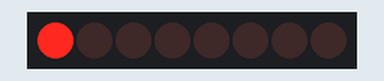
Bench run of a sketch on a simulated Arduino Uno, built with avr-gcc and run on an emulated ATmega328P. Shown: 8 shift-register outputs drawn as a row of LEDs (first output left, lit = HIGH). Wiring (inferred from the names in the program): shift register (74HC595): data pin 11; shift clock pin 12; latch pin 8. Wiring (inferred from the signals the program sends): row of LEDs: on Q0, Q1, Q2, Q3, Q4, Q5, Q6, Q7.

Above: at 0.05 s.
At 0.45 s:
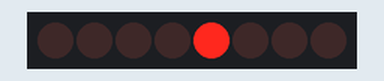
At 0.75 s:
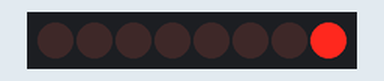
At 1.55 s:
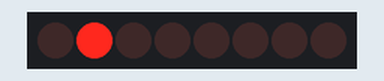
At 2.35 s:
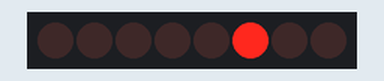
At 3.15 s:
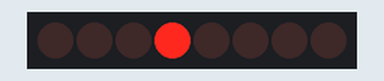
Timing chart, 0 to 3.5 s (numbered marks = the images above):
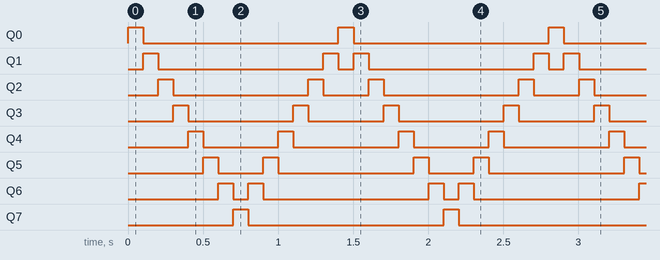

Measured:
- by itself, Q0, Q7: alternates HIGH for 0.10 s and LOW for 1.3 s
- by itself, Q1: repeats every 1.4 s: LOW 1.1 s, HIGH 0.10 s, LOW 0.10 s, HIGH 0.10 s
- by itself, Q2: repeats every 1.4 s: LOW 0.90 s, HIGH 0.10 s, LOW 0.30 s, HIGH 0.10 s
- by itself, Q3: repeats every 1.4 s: LOW 0.70 s, HIGH 0.10 s, LOW 0.50 s, HIGH 0.10 s
- by itself, Q4: repeats every 1.4 s: LOW 0.50 s, HIGH 0.10 s, LOW 0.70 s, HIGH 0.10 s
- by itself, Q5: repeats every 1.4 s: LOW 0.30 s, HIGH 0.10 s, LOW 0.90 s, HIGH 0.10 s
- by itself, Q6: repeats every 1.4 s: LOW 0.10 s, HIGH 0.10 s, LOW 1.1 s, HIGH 0.10 s

The sketch:

Shift_Register2.ino
```cpp
int clockPin = 12; //IC Pin 11, Yellow Jumper
int dataPin = 11; //IC Pin 14, Blue Jumper
int latchPin = 8; //IC Pin 12, Green Jumper

byte patterns[30] = {
B00000001, 100,
B00000010, 100,
B00000100, 100,
B00001000, 100,
B00010000, 100,
B00100000, 100,
B01000000, 100,
B10000000, 100,
B01000000, 100,
B00100000, 100,
B00010000, 100,
B00001000, 100,
B00000100, 100,
B00000010, 100
};

int index = 0;
int count = sizeof(patterns) / 2;

void setup() {
pinMode(latchPin, OUTPUT);
pinMode(clockPin, OUTPUT);
pinMode(dataPin, OUTPUT);
}

void loop() {
digitalWrite(latchPin, LOW);
shiftOut(dataPin, clockPin, MSBFIRST, patterns[index * 2]);
digitalWrite(latchPin, HIGH);
delay(patterns[(index * 2) + 1]);
index++;
if (index >= count){
index = 0;
}
}
```

WaveTable.cpp
```cpp
/*
  WaveTable.cpp - Library for WaveTable lookup.
  Created by Christian Terjesen, April 28, 2018.
  For Adventure Audio LLC use only.
*/

#include "Arduino.h"
#include "WaveTable.h"

WaveTable::WaveTable()
{
}
```

Source omitted: WaveTable.h (23401 bytes)
